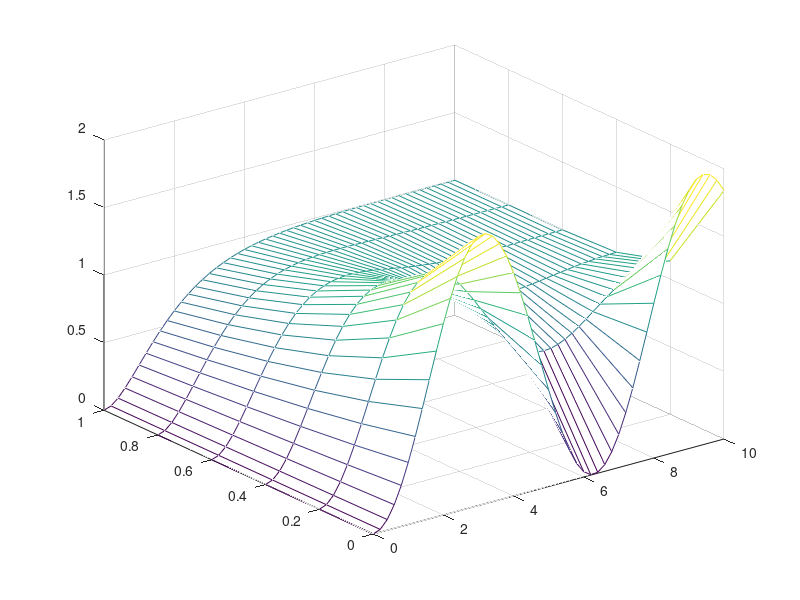

Here is the MATLAB script that generated this plot:
t=0:0.2:10;

zeta=[0 0.2 0.4 0.6 0.8 1.0];
length(t)
a=[]
for n=1:6
  num = [1];
  den = [1 2*zeta(n) 1];
  sys_tf=tf(num,den)
  [y, t]=step(sys_tf,t);
  a=[a y]
end
b=a'
mesh(t,zeta,b)
